Frame 1 (no input): blank canvas, image omitted
Frame 60 (the mouse pressed at the canvas centre just before this capture): blank canvas, image omitted
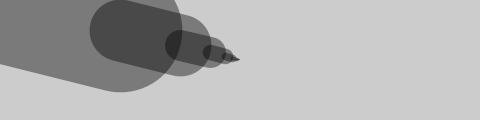
Frame 120 (the mouse held since frame 60 and released just before this capture)

The Processing sketch whose frames 1 and 60 were blank and that drew this single picture after the mouse press (run headless with seeded random() and noise(); from frame 60 on, the mouse is pressed at the canvas centre):

// Processing sketch: processing_101817
// ── processing_101817.pde

float x;
float y;
float px;
float py;
float easing = 0.5;

void setup()  {
  size(480, 120);
  smooth();
  stroke(0, 102);
  
}

void draw() {
  float targetX = mouseX;
  x += (targetX - x) * easing;
  float targetY = mouseY;
  y += (targetY - y) * easing;
  float weight = dist(x, y, px, py);
  strokeWeight(weight);
  line(x, y, px, py);
  py = y;
  px = x;
 
}
